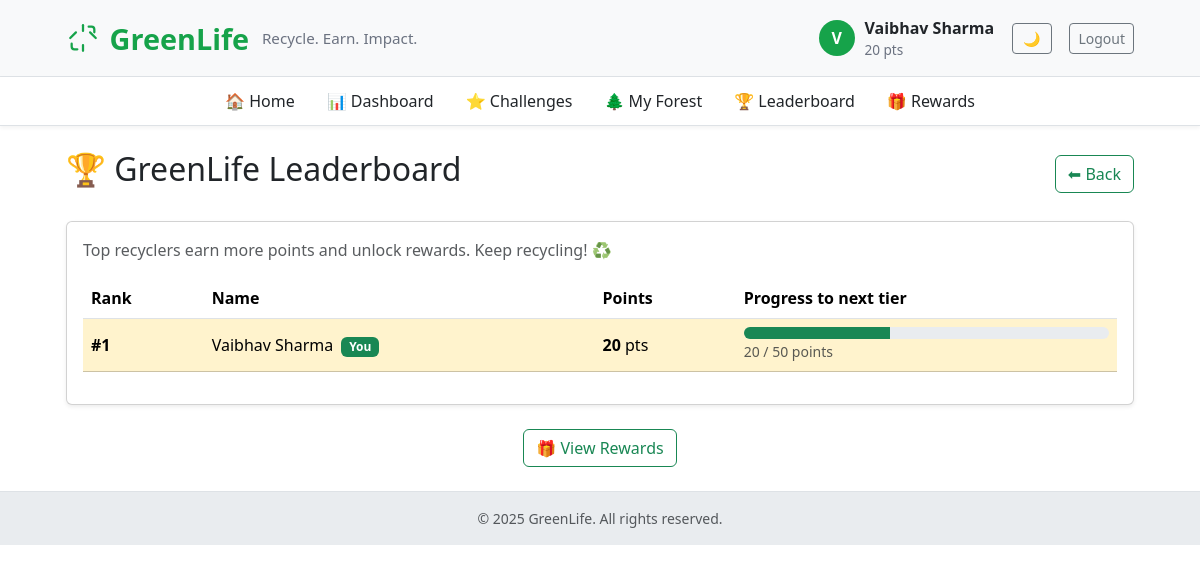
The page /leaderboard (signed in) on the database its author committed.
### app.py (models this page shows, shortened)
class User(UserMixin, db.Model):
    id = db.Column(db.Integer, primary_key=True)
    name = db.Column(db.String(120), unique=True, nullable=False)
    email = db.Column(db.String(150), unique=True, nullable=True)
    phone = db.Column(db.String(20), nullable=True)
    password_hash = db.Column(db.String(200), nullable=True)
    points = db.Column(db.Integer, default=0)
    address = db.Column(db.String(300), nullable=True)
    tree_level = db.Column(db.Integer, default=0)

### app.py (the view)
@app.route("/leaderboard")
@login_required
def leaderboard():
    users = User.query.order_by(User.points.desc()).limit(20).all()
    return render_template("leaderboard.html", users=[(u.name, u.points or 0) for u in users])

### app.py (called while the page is built)
@app.context_processor
def inject_now():
    return {'now': datetime.utcnow}

@login_manager.user_loader
def load_user(user_id):
    u = db.session.get(User, int(user_id))
    if u:
        return u
    return db.session.get(Rider, int(user_id))

### templates/leaderboard.html (shortened to what this page needs)
{% extends "base.html" %}
{% block content %}
<div class="d-flex justify-content-between align-items-center mb-4">
  <h2>🏆 GreenLife Leaderboard</h2>
  <a href="{{ url_for('index') }}" class="btn btn-outline-success">⬅ Back</a>
</div>
<div class="card shadow-sm">
  <div class="card-body">
    <p class="text-muted mb-3">
      Top recyclers earn more points and unlock rewards. Keep recycling! ♻️
    </p>
    <div class="table-responsive">
      <table class="table align-middle">
        <thead>
          <tr>
            <th>Rank</th>
            <th>Name</th>
            <th>Points</th>
            <th>Progress to next tier</th>
          </tr>
        </thead>
        <tbody>
          {% set rank = 0 %}
          {% for user in users %}
            {% set rank = rank + 1 %}
            {% set name = user[0] %}
            {% set pts = user[1] %}
            {% set next_tier = (50 if pts < 50 else (100 if pts < 100 else (200 if pts < 200 else 500))) %}
            {% set progress = (pts / next_tier * 100) if next_tier else 100 %}
            <tr class="{% if rank == 1 %}table-warning{% elif rank == 2 %}table-secondary{% elif rank == 3 %}table-danger{% endif %}">
              <td><strong>#{{ rank }}</strong></td>
              <td>{{ name }} {% if current_user.name == name %}<span class="badge bg-success ms-1">You</span>{% endif %}</td>
              <td><strong>{{ pts }}</strong> pts</td>
              <td>
                <div class="progress" style="height:12px;">
                  <div class="progress-bar bg-success" style="width:{{ progress }}%"></div>
                </div>
                <small class="text-muted">{{ pts }} / {{ next_tier }} points</small>
              </td>
            </tr>
          {% endfor %}
        </tbody>
      </table>
    </div>
  </div>
</div>
<div class="text-center mt-4">
  <a href="{{ url_for('rewards') }}" class="btn btn-outline-success">🎁 View Rewards</a>
</div>
{% endblock %}

### templates/base.html (shortened to what this page needs)
<!doctype html>
<html lang="en">
<head>
  <link href="https://cdn.jsdelivr.net/npm/bootstrap@5.3.2/dist/css/bootstrap.min.css" rel="stylesheet">
</head>
<body>
  <header class="brand-bar">
    <div class="container-narrow d-flex justify-content-between align-items-center">
      <div class="d-flex align-items-center">
        <a href="{{ url_for('index') }}" class="brand-title text-decoration-none">
          <span>GreenLife</span>
          <small class="brand-sub d-none d-md-inline">Recycle. Earn. Impact.</small>
        </a>
      </div>
      <nav>
        {% if current_user.is_authenticated %}
        <div class="user-bubble">
          <div class="avatar">{{ current_user.name[0]|upper }}</div>
          <div class="d-none d-md-block">
            <div style="font-weight:700">{{ current_user.name }}</div>
            {% if current_user.points is defined %}
              <div style="font-size:.85rem; color:#6b7280">{{ current_user.points or 0 }} pts</div>
            {% else %}
              <div style="font-size:.85rem; color:#6b7280">Rider Account</div>
            {% endif %}
          </div>
          <button id="theme-toggle" class="btn btn-outline-secondary btn-sm ms-2" style="width: 40px;"></button>
          <a href="{{ url_for('logout') }}" class="btn btn-outline-secondary btn-sm ms-2">Logout</a>
        </div>
        {% else %}
        <div>
          <button id="theme-toggle" class="btn btn-outline-secondary btn-sm me-2" style="width: 40px;"></button>
          <a href="{{ url_for('login') }}" class="btn btn-primary btn-sm">Login</a>
          <a href="{{ url_for('signup') }}" class="btn btn-outline-success btn-sm ms-2">Sign up</a>
        </div>
        {% endif %}
      </nav>
    </div>
  </header>
  {% if current_user.is_authenticated and current_user.points is defined %}
  <nav class="sub-nav sticky-top">
    <div class="container-narrow d-flex justify-content-center">
      <ul class="nav">
        <li class="nav-item"><a class="nav-link" href="{{ url_for('index') }}">🏠 Home</a></li>
        <li class="nav-item"><a class="nav-link" href="{{ url_for('dashboard') }}">📊 Dashboard</a></li>
        <li class="nav-item"><a class="nav-link" href="{{ url_for('challenges') }}">⭐ Challenges</a></li>
        <li class="nav-item"><a class="nav-link" href="{{ url_for('forest') }}">🌲 My Forest</a></li>
        <li class="nav-item"><a class="nav-link" href="{{ url_for('leaderboard') }}">🏆 Leaderboard</a></li>
        <li class="nav-item"><a class="nav-link" href="{{ url_for('rewards') }}">🎁 Rewards</a></li>
      </ul>
    </div>
  </nav>
  {% endif %}
  <main class="py-4">
    <div class="container container-narrow">
      {% block content %}{% endblock %}
    </div>
  </main>
  <footer class="text-center py-3 small text-muted">
    © {{ now().year }} GreenLife. All rights reserved.
  </footer>
</body>
</html>

### templates/base.html (style rules this page uses)
:root { --eco-green: #16a34a; --eco-dark: #0f5132; --eco-light: #f0fdf4; }
body { background-color: var(--bs-body-bg); min-height: 100vh; font-family: 'Segoe UI', system-ui, sans-serif; }
.brand-bar { background-color: var(--bs-tertiary-bg); border-bottom: 1px solid var(--bs-border-color); padding: 16px 0; }
.brand-title { color: var(--eco-green); font-weight: 800; font-size: 1.8rem; display: inline-flex; align-items: center; gap: .6rem; }
.brand-sub { color: #6b7280; font-weight: 500; font-size: .95rem; margin-left: .2rem; }
.user-bubble { display: flex; align-items: center; gap: .6rem; }
.avatar { width: 36px; height: 36px; border-radius: 50%; background: var(--eco-green); color: white; display: inline-flex; align-items: center; justify-content: center; font-weight: 700; }
.container-narrow { max-width: 1100px; margin: 0 auto; padding: 0 1rem; }
footer { background-color: var(--bs-secondary-bg); border-top: 1px solid var(--bs-border-color); }
.sub-nav { background-color: var(--bs-body-bg); border-bottom: 1px solid var(--bs-border-color); box-shadow: 0 2px 4px rgba(0,0,0,0.05); }
.sub-nav .nav-link { color: var(--bs-body-color); font-weight: 500; padding: .75rem 1rem; }

### rows shown on the page
User: name "V", name "Vaibhav Sharma", points "20", rank "1", shows "You", {{ progress }} 40.0 (drawn), next_tier "50"
